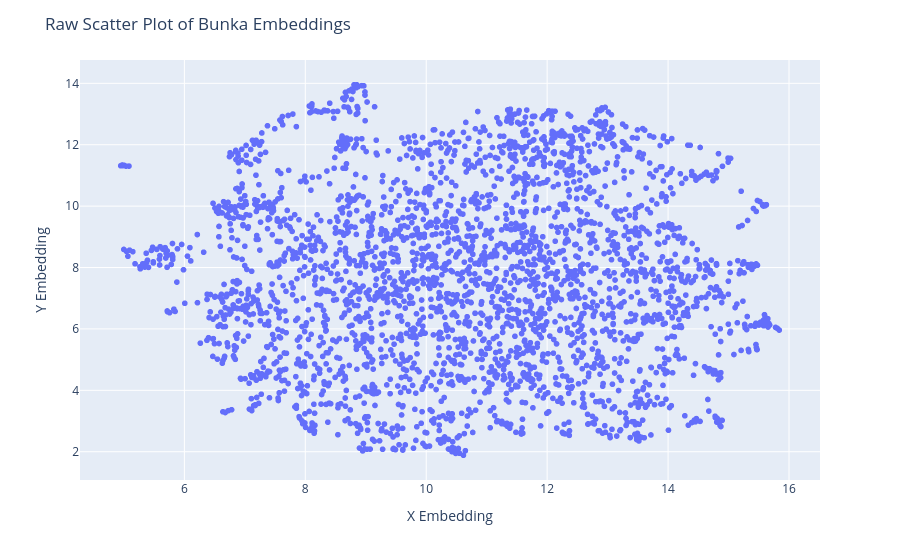

Notebook code for this chart:
### Code cell
bunka.fig_embeddings

### Figure 1 — Plotly figure (JSON) as saved in the notebook; plotly's stock layout.template omitted (floating-point values rounded to 4 significant figures; data arrays with more than 128 entries replaced by an {"elided": "..."} marker saying what was removed)
{"data": [{"customdata": {"elided": "3000x1 str values"}, "hovertemplate": "x=%{x}<br>y=%{y}<br>bunka_docs=%{customdata[0]}<extra></extra>", "legendgroup": "", "marker": {"color": "#636efa", "symbol": "circle"}, "mode": "markers", "name": "", "showlegend": false, "type": "scattergl", "x": {"elided": "3000 float values"}, "xaxis": "x", "y": {"elided": "3000 float values"}, "yaxis": "y"}], "layout": {"hovermode": "closest", "legend": {"tracegroupgap": 0}, "margin": {"t": 60}, "title": {"text": "Raw Scatter Plot of Bunka Embeddings"}, "xaxis": {"anchor": "y", "domain": [0, 1], "title": {"text": "X Embedding"}}, "yaxis": {"anchor": "x", "domain": [0, 1], "title": {"text": "Y Embedding"}}}}
